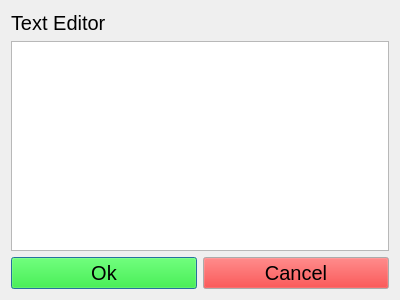
<?xml version="1.0" encoding="UTF-8"?>
<ui version="4.0">
 <class>makeCommentOrPost</class>
 <widget class="QDialog" name="makeCommentOrPost">
  <property name="geometry">
   <rect>
    <x>0</x>
    <y>0</y>
    <width>400</width>
    <height>300</height>
   </rect>
  </property>
  <property name="windowTitle">
   <string>Making a Post or Comment</string>
  </property>
  <layout class="QVBoxLayout" name="verticalLayout">
   <item>
    <widget class="QLabel" name="label">
     <property name="sizePolicy">
      <sizepolicy hsizetype="Maximum" vsizetype="Maximum">
       <horstretch>0</horstretch>
       <verstretch>0</verstretch>
      </sizepolicy>
     </property>
     <property name="font">
      <font>
       <pointsize>15</pointsize>
      </font>
     </property>
     <property name="text">
      <string>Text Editor</string>
     </property>
    </widget>
   </item>
   <item>
    <widget class="QTextEdit" name="textEdit">
     <property name="font">
      <font>
       <pointsize>15</pointsize>
      </font>
     </property>
    </widget>
   </item>
   <item>
    <layout class="QHBoxLayout" name="horizontalLayout_2">
     <item>
      <widget class="QPushButton" name="pushButton">
       <property name="sizePolicy">
        <sizepolicy hsizetype="Preferred" vsizetype="Maximum">
         <horstretch>0</horstretch>
         <verstretch>0</verstretch>
        </sizepolicy>
       </property>
       <property name="palette">
        <palette>
         <active>
          <colorrole role="Button">
           <brush brushstyle="SolidPattern">
            <color alpha="255">
             <red>0</red>
             <green>255</green>
             <blue>0</blue>
            </color>
           </brush>
          </colorrole>
         </active>
         <inactive>
          <colorrole role="Button">
           <brush brushstyle="SolidPattern">
            <color alpha="255">
             <red>0</red>
             <green>255</green>
             <blue>0</blue>
            </color>
           </brush>
          </colorrole>
         </inactive>
         <disabled>
          <colorrole role="Button">
           <brush brushstyle="SolidPattern">
            <color alpha="255">
             <red>0</red>
             <green>255</green>
             <blue>0</blue>
            </color>
           </brush>
          </colorrole>
         </disabled>
        </palette>
       </property>
       <property name="font">
        <font>
         <pointsize>15</pointsize>
        </font>
       </property>
       <property name="text">
        <string>Ok</string>
       </property>
      </widget>
     </item>
     <item>
      <widget class="QPushButton" name="pushButton_2">
       <property name="sizePolicy">
        <sizepolicy hsizetype="Preferred" vsizetype="Maximum">
         <horstretch>0</horstretch>
         <verstretch>0</verstretch>
        </sizepolicy>
       </property>
       <property name="palette">
        <palette>
         <active>
          <colorrole role="Button">
           <brush brushstyle="SolidPattern">
            <color alpha="255">
             <red>255</red>
             <green>0</green>
             <blue>0</blue>
            </color>
           </brush>
          </colorrole>
         </active>
         <inactive>
          <colorrole role="Button">
           <brush brushstyle="SolidPattern">
            <color alpha="255">
             <red>255</red>
             <green>0</green>
             <blue>0</blue>
            </color>
           </brush>
          </colorrole>
         </inactive>
         <disabled>
          <colorrole role="Button">
           <brush brushstyle="SolidPattern">
            <color alpha="255">
             <red>255</red>
             <green>0</green>
             <blue>0</blue>
            </color>
           </brush>
          </colorrole>
         </disabled>
        </palette>
       </property>
       <property name="font">
        <font>
         <pointsize>15</pointsize>
        </font>
       </property>
       <property name="text">
        <string>Cancel</string>
       </property>
      </widget>
     </item>
    </layout>
   </item>
  </layout>
 </widget>
 <resources/>
 <connections>
  <connection>
   <sender>pushButton_2</sender>
   <signal>clicked()</signal>
   <receiver>makeCommentOrPost</receiver>
   <slot>close()</slot>
   <hints>
    <hint type="sourcelabel">
     <x>306</x>
     <y>285</y>
    </hint>
    <hint type="destinationlabel">
     <x>397</x>
     <y>275</y>
    </hint>
   </hints>
  </connection>
  <connection>
   <sender>pushButton</sender>
   <signal>clicked()</signal>
   <receiver>makeCommentOrPost</receiver>
   <slot>close()</slot>
   <hints>
    <hint type="sourcelabel">
     <x>162</x>
     <y>283</y>
    </hint>
    <hint type="destinationlabel">
     <x>201</x>
     <y>269</y>
    </hint>
   </hints>
  </connection>
 </connections>
</ui>
